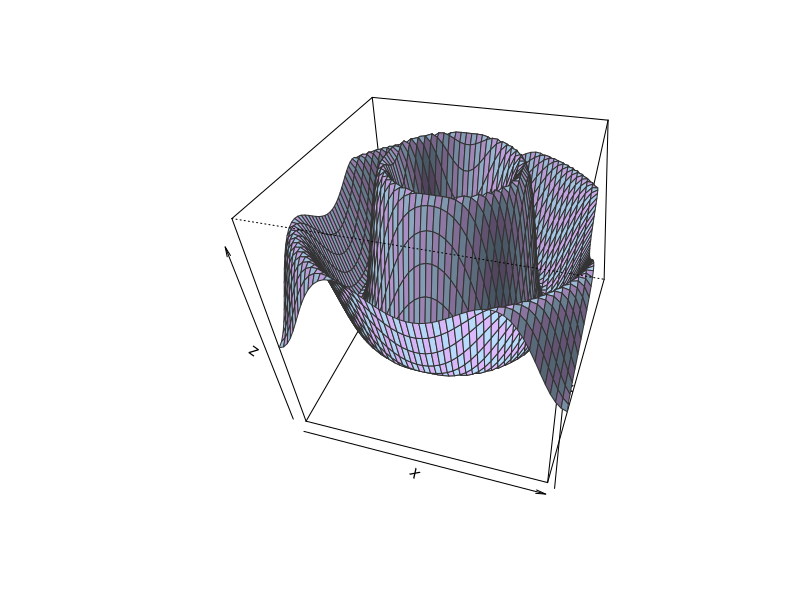

Write the R code that produced this figure.

x <- y <- seq(-10, 10, length = 50);

z <- outer(x, y,
           function(x,y) {
             r <- sqrt(x^2 + y^2)+3;
             sin(r)/r
           })

persp(x, y, z,
      theta  = 15,        # Rotation about z-axis, in degrees
      phi    = 40,        # Rotation about x-axis, in degrees
      expand =  1,        # Shrinking/growing of z values
      border = '#333333',
      col    = c('#bbddff', '#ddbbff'),
      shade  =  0.2)
